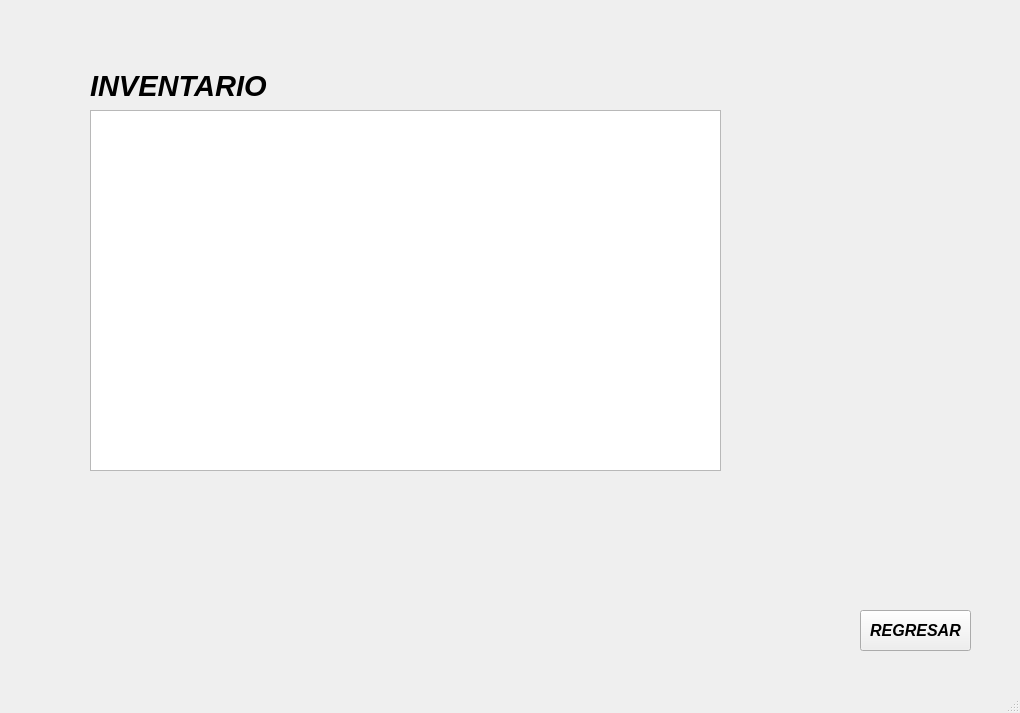
<?xml version="1.0" encoding="UTF-8"?>
<ui version="4.0">
 <class>cframe</class>
 <widget class="QMainWindow" name="cframe">
  <property name="geometry">
   <rect>
    <x>0</x>
    <y>0</y>
    <width>1020</width>
    <height>713</height>
   </rect>
  </property>
  <property name="windowTitle">
   <string>cframe</string>
  </property>
  <widget class="QWidget" name="centralwidget">
   <widget class="QStackedWidget" name="stackedWidget">
    <property name="geometry">
     <rect>
      <x>0</x>
      <y>0</y>
      <width>991</width>
      <height>671</height>
     </rect>
    </property>
    <property name="currentIndex">
     <number>3</number>
    </property>
    <widget class="QWidget" name="page">
     <widget class="QLabel" name="label">
      <property name="geometry">
       <rect>
        <x>250</x>
        <y>80</y>
        <width>451</width>
        <height>51</height>
       </rect>
      </property>
      <property name="font">
       <font>
        <family>Franklin Gothic Demi Cond</family>
        <pointsize>26</pointsize>
        <bold>false</bold>
       </font>
      </property>
      <property name="text">
       <string>MENÚ</string>
      </property>
      <property name="alignment">
       <set>Qt::AlignmentFlag::AlignCenter</set>
      </property>
     </widget>
     <widget class="QPushButton" name="page1">
      <property name="geometry">
       <rect>
        <x>310</x>
        <y>250</y>
        <width>151</width>
        <height>51</height>
       </rect>
      </property>
      <property name="font">
       <font>
        <pointsize>12</pointsize>
        <italic>true</italic>
        <bold>true</bold>
       </font>
      </property>
      <property name="text">
       <string>AGREGAR</string>
      </property>
     </widget>
     <widget class="QPushButton" name="page3">
      <property name="geometry">
       <rect>
        <x>310</x>
        <y>320</y>
        <width>151</width>
        <height>51</height>
       </rect>
      </property>
      <property name="font">
       <font>
        <pointsize>12</pointsize>
        <italic>true</italic>
        <bold>true</bold>
       </font>
      </property>
      <property name="text">
       <string>ELIMINAR</string>
      </property>
     </widget>
     <widget class="QPushButton" name="page2">
      <property name="geometry">
       <rect>
        <x>490</x>
        <y>250</y>
        <width>161</width>
        <height>51</height>
       </rect>
      </property>
      <property name="font">
       <font>
        <pointsize>12</pointsize>
        <italic>true</italic>
        <bold>true</bold>
       </font>
      </property>
      <property name="text">
       <string>INVENTARIO</string>
      </property>
     </widget>
     <widget class="QPushButton" name="btn_close">
      <property name="geometry">
       <rect>
        <x>410</x>
        <y>560</y>
        <width>141</width>
        <height>51</height>
       </rect>
      </property>
      <property name="font">
       <font>
        <pointsize>12</pointsize>
        <italic>true</italic>
        <bold>true</bold>
       </font>
      </property>
      <property name="text">
       <string>SALIR</string>
      </property>
     </widget>
     <widget class="QPushButton" name="btn_total_invent">
      <property name="geometry">
       <rect>
        <x>490</x>
        <y>320</y>
        <width>161</width>
        <height>51</height>
       </rect>
      </property>
      <property name="font">
       <font>
        <pointsize>12</pointsize>
        <italic>true</italic>
        <bold>true</bold>
       </font>
      </property>
      <property name="text">
       <string>TOTAL INVENTARIO</string>
      </property>
     </widget>
    </widget>
    <widget class="QWidget" name="page_3">
     <widget class="QLabel" name="label_19">
      <property name="geometry">
       <rect>
        <x>50</x>
        <y>210</y>
        <width>121</width>
        <height>31</height>
       </rect>
      </property>
      <property name="font">
       <font>
        <pointsize>18</pointsize>
        <italic>true</italic>
        <bold>true</bold>
       </font>
      </property>
      <property name="text">
       <string>Precio:</string>
      </property>
      <property name="alignment">
       <set>Qt::AlignmentFlag::AlignRight|Qt::AlignmentFlag::AlignTrailing|Qt::AlignmentFlag::AlignVCenter</set>
      </property>
     </widget>
     <widget class="Line" name="line_7">
      <property name="geometry">
       <rect>
        <x>80</x>
        <y>270</y>
        <width>311</width>
        <height>16</height>
       </rect>
      </property>
      <property name="orientation">
       <enum>Qt::Orientation::Horizontal</enum>
      </property>
     </widget>
     <widget class="QLabel" name="label_20">
      <property name="geometry">
       <rect>
        <x>30</x>
        <y>310</y>
        <width>171</width>
        <height>31</height>
       </rect>
      </property>
      <property name="font">
       <font>
        <pointsize>16</pointsize>
        <italic>true</italic>
        <bold>true</bold>
       </font>
      </property>
      <property name="text">
       <string>Tipo de Dato:</string>
      </property>
      <property name="alignment">
       <set>Qt::AlignmentFlag::AlignRight|Qt::AlignmentFlag::AlignTrailing|Qt::AlignmentFlag::AlignVCenter</set>
      </property>
     </widget>
     <widget class="QPushButton" name="pushButton_2">
      <property name="geometry">
       <rect>
        <x>670</x>
        <y>300</y>
        <width>161</width>
        <height>91</height>
       </rect>
      </property>
      <property name="font">
       <font>
        <pointsize>16</pointsize>
        <italic>true</italic>
        <bold>true</bold>
       </font>
      </property>
      <property name="text">
       <string>AGREGAR</string>
      </property>
     </widget>
     <widget class="QLabel" name="label_21">
      <property name="geometry">
       <rect>
        <x>200</x>
        <y>60</y>
        <width>451</width>
        <height>51</height>
       </rect>
      </property>
      <property name="font">
       <font>
        <pointsize>24</pointsize>
        <italic>true</italic>
        <bold>true</bold>
       </font>
      </property>
      <property name="text">
       <string>AGREGAR PRODUCTO</string>
      </property>
      <property name="alignment">
       <set>Qt::AlignmentFlag::AlignCenter</set>
      </property>
     </widget>
     <widget class="Line" name="line_8">
      <property name="geometry">
       <rect>
        <x>70</x>
        <y>120</y>
        <width>661</width>
        <height>20</height>
       </rect>
      </property>
      <property name="orientation">
       <enum>Qt::Orientation::Horizontal</enum>
      </property>
     </widget>
     <widget class="QLineEdit" name="LE_Nombre_3">
      <property name="geometry">
       <rect>
        <x>190</x>
        <y>150</y>
        <width>501</width>
        <height>41</height>
       </rect>
      </property>
      <property name="font">
       <font>
        <pointsize>16</pointsize>
       </font>
      </property>
     </widget>
     <widget class="QLabel" name="label_22">
      <property name="geometry">
       <rect>
        <x>50</x>
        <y>150</y>
        <width>121</width>
        <height>31</height>
       </rect>
      </property>
      <property name="font">
       <font>
        <pointsize>18</pointsize>
        <italic>true</italic>
        <bold>true</bold>
       </font>
      </property>
      <property name="text">
       <string>Nombre:</string>
      </property>
      <property name="alignment">
       <set>Qt::AlignmentFlag::AlignRight|Qt::AlignmentFlag::AlignTrailing|Qt::AlignmentFlag::AlignVCenter</set>
      </property>
     </widget>
     <widget class="QDoubleSpinBox" name="spb_Precio_3">
      <property name="geometry">
       <rect>
        <x>190</x>
        <y>210</y>
        <width>181</width>
        <height>41</height>
       </rect>
      </property>
      <property name="font">
       <font>
        <pointsize>16</pointsize>
        <bold>false</bold>
       </font>
      </property>
      <property name="maximum">
       <double>9999.989999999999782</double>
      </property>
     </widget>
     <widget class="QComboBox" name="comboBox_Tipo_3">
      <property name="geometry">
       <rect>
        <x>210</x>
        <y>300</y>
        <width>161</width>
        <height>51</height>
       </rect>
      </property>
      <property name="font">
       <font>
        <pointsize>12</pointsize>
        <bold>false</bold>
       </font>
      </property>
      <item>
       <property name="text">
        <string>Descuento</string>
       </property>
      </item>
      <item>
       <property name="text">
        <string>Cantidad</string>
       </property>
      </item>
     </widget>
     <widget class="QLabel" name="label_23">
      <property name="geometry">
       <rect>
        <x>70</x>
        <y>410</y>
        <width>171</width>
        <height>31</height>
       </rect>
      </property>
      <property name="font">
       <font>
        <pointsize>18</pointsize>
        <italic>true</italic>
        <bold>true</bold>
       </font>
      </property>
      <property name="text">
       <string>Descripción:</string>
      </property>
     </widget>
     <widget class="QSpinBox" name="spb_Adicional_3">
      <property name="geometry">
       <rect>
        <x>220</x>
        <y>360</y>
        <width>151</width>
        <height>41</height>
       </rect>
      </property>
      <property name="font">
       <font>
        <pointsize>16</pointsize>
       </font>
      </property>
     </widget>
     <widget class="QTextEdit" name="TE_Descripcion_3">
      <property name="geometry">
       <rect>
        <x>70</x>
        <y>450</y>
        <width>331</width>
        <height>171</height>
       </rect>
      </property>
      <property name="font">
       <font>
        <pointsize>16</pointsize>
       </font>
      </property>
     </widget>
     <widget class="QPushButton" name="btn_back">
      <property name="geometry">
       <rect>
        <x>840</x>
        <y>610</y>
        <width>131</width>
        <height>41</height>
       </rect>
      </property>
      <property name="font">
       <font>
        <italic>true</italic>
        <bold>true</bold>
       </font>
      </property>
      <property name="text">
       <string>REGRESAR</string>
      </property>
     </widget>
    </widget>
    <widget class="QWidget" name="page_4">
     <widget class="QLabel" name="label_24">
      <property name="geometry">
       <rect>
        <x>330</x>
        <y>100</y>
        <width>391</width>
        <height>51</height>
       </rect>
      </property>
      <property name="font">
       <font>
        <pointsize>24</pointsize>
        <italic>true</italic>
        <bold>true</bold>
       </font>
      </property>
      <property name="text">
       <string>ELIMINAR PRODUCTO</string>
      </property>
      <property name="alignment">
       <set>Qt::AlignmentFlag::AlignCenter</set>
      </property>
     </widget>
     <widget class="QPushButton" name="pushButton_3">
      <property name="geometry">
       <rect>
        <x>30</x>
        <y>360</y>
        <width>211</width>
        <height>81</height>
       </rect>
      </property>
      <property name="font">
       <font>
        <pointsize>16</pointsize>
        <italic>true</italic>
        <bold>true</bold>
       </font>
      </property>
      <property name="text">
       <string>ELIMINAR</string>
      </property>
     </widget>
     <widget class="QLineEdit" name="LE_NombreEliminar_3">
      <property name="geometry">
       <rect>
        <x>30</x>
        <y>260</y>
        <width>531</width>
        <height>51</height>
       </rect>
      </property>
      <property name="font">
       <font>
        <pointsize>16</pointsize>
       </font>
      </property>
     </widget>
     <widget class="QLabel" name="label_25">
      <property name="geometry">
       <rect>
        <x>30</x>
        <y>220</y>
        <width>221</width>
        <height>31</height>
       </rect>
      </property>
      <property name="font">
       <font>
        <pointsize>16</pointsize>
        <italic>true</italic>
        <bold>true</bold>
       </font>
      </property>
      <property name="text">
       <string>Nombre de Producto:</string>
      </property>
      <property name="alignment">
       <set>Qt::AlignmentFlag::AlignCenter</set>
      </property>
     </widget>
     <widget class="QPushButton" name="btn_back2">
      <property name="geometry">
       <rect>
        <x>850</x>
        <y>600</y>
        <width>121</width>
        <height>41</height>
       </rect>
      </property>
      <property name="font">
       <font>
        <italic>true</italic>
        <bold>true</bold>
       </font>
      </property>
      <property name="text">
       <string>REGRESAR</string>
      </property>
     </widget>
    </widget>
    <widget class="QWidget" name="page_2">
     <widget class="QLabel" name="label_26">
      <property name="geometry">
       <rect>
        <x>90</x>
        <y>60</y>
        <width>211</width>
        <height>51</height>
       </rect>
      </property>
      <property name="font">
       <font>
        <pointsize>22</pointsize>
        <italic>true</italic>
        <bold>true</bold>
       </font>
      </property>
      <property name="text">
       <string>INVENTARIO</string>
      </property>
      <property name="alignment">
       <set>Qt::AlignmentFlag::AlignLeading|Qt::AlignmentFlag::AlignLeft|Qt::AlignmentFlag::AlignVCenter</set>
      </property>
     </widget>
     <widget class="QTextEdit" name="TE_ProductosLista_3">
      <property name="geometry">
       <rect>
        <x>90</x>
        <y>110</y>
        <width>631</width>
        <height>361</height>
       </rect>
      </property>
      <property name="font">
       <font>
        <family>Segoe UI Semilight</family>
        <pointsize>14</pointsize>
        <italic>true</italic>
       </font>
      </property>
      <property name="textInteractionFlags">
       <set>Qt::TextInteractionFlag::TextSelectableByKeyboard|Qt::TextInteractionFlag::TextSelectableByMouse</set>
      </property>
     </widget>
     <widget class="QPushButton" name="btn_back3">
      <property name="geometry">
       <rect>
        <x>860</x>
        <y>610</y>
        <width>111</width>
        <height>41</height>
       </rect>
      </property>
      <property name="font">
       <font>
        <pointsize>12</pointsize>
        <italic>true</italic>
        <bold>true</bold>
       </font>
      </property>
      <property name="text">
       <string>REGRESAR</string>
      </property>
     </widget>
    </widget>
   </widget>
  </widget>
  <widget class="QMenuBar" name="menubar">
   <property name="geometry">
    <rect>
     <x>0</x>
     <y>0</y>
     <width>1020</width>
     <height>21</height>
    </rect>
   </property>
  </widget>
  <widget class="QStatusBar" name="statusbar"/>
 </widget>
 <resources/>
 <connections/>
</ui>
